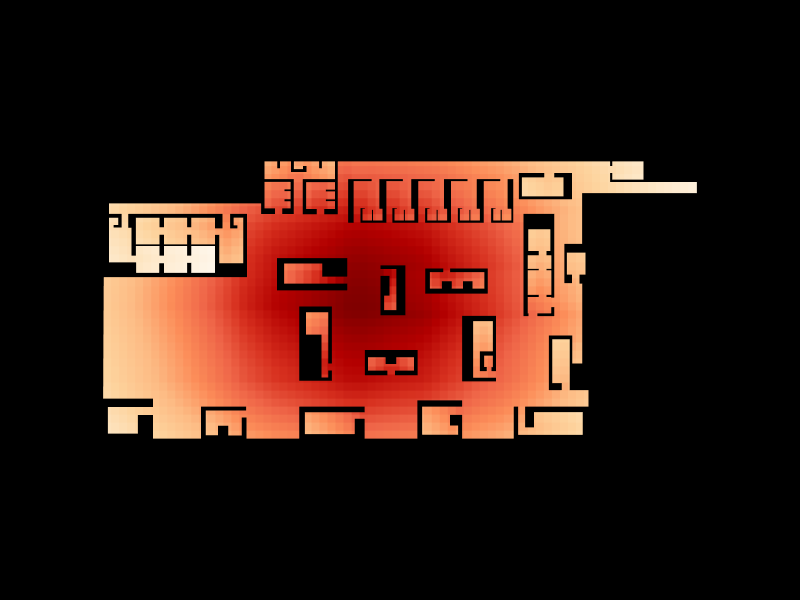

Notebook cell for this chart:
### Code cell
Topology.Show(faces,
              faceColorKey="cc_color",
              faceOpacity=1,
              showEdges=False,
              showVertices=False,
              camera=[0,0,5],
              backgroundColor="black",
              width=800,
              height=600,
              renderer=renderer)
